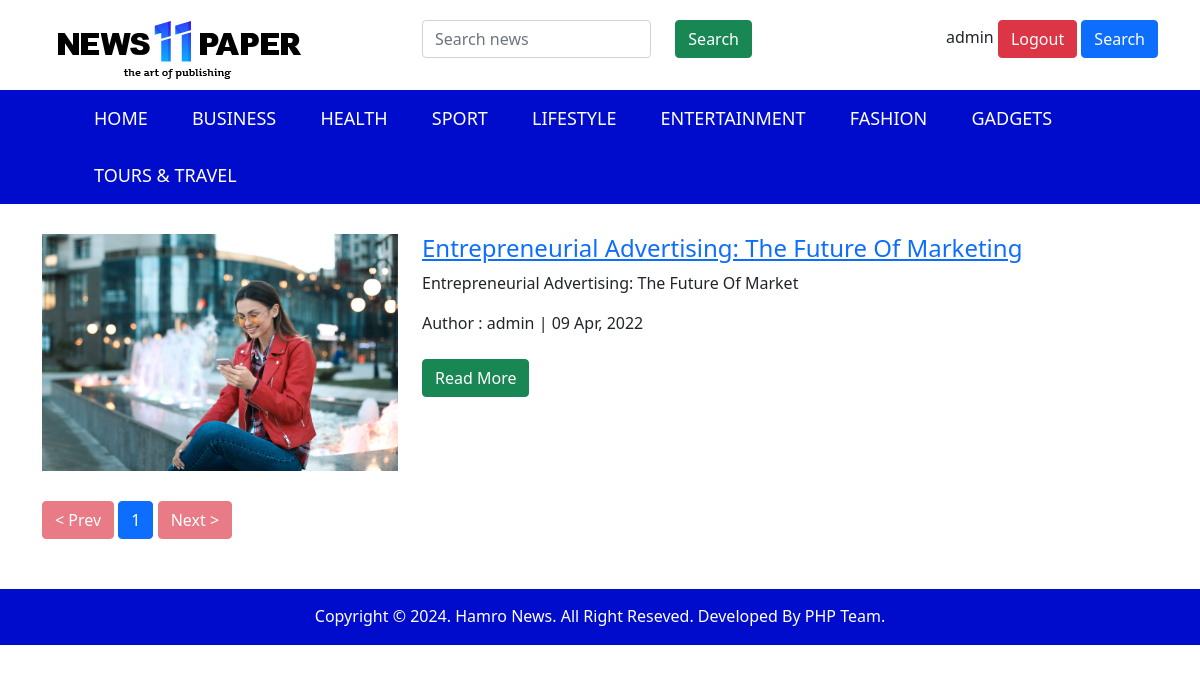
The page /category.php?cat_id=59 (signed in) on the database its author committed.
### tables this page shows
CREATE TABLE `tbl_categories` (
  `id` int(11) NOT NULL,
  `name` varchar(50) NOT NULL,
  `rank` int(11) NOT NULL,
  `status` tinyint(1) NOT NULL DEFAULT 0,
  `created_at` datetime NOT NULL,
  `modified_at` datetime DEFAULT NULL,
  `created_by` varchar(50) NOT NULL,
  `modified_by` varchar(50) DEFAULT NULL
);

CREATE TABLE `tbl_news` (
  `id` int(11) NOT NULL,
  `name` varchar(255) NOT NULL,
  `slug` varchar(255) NOT NULL,
  `category_id` int(11) NOT NULL,
  `short_discription` text NOT NULL,
  `long_description` text NOT NULL,
  `feature_key` tinyint(1) NOT NULL DEFAULT 0,
  `feature_image` varchar(255) DEFAULT NULL,
  `status` tinyint(1) NOT NULL DEFAULT 0,
  `created_by` varchar(50) NOT NULL,
  `created_at` datetime NOT NULL,
  `modified_by` varchar(50) DEFAULT NULL,
  `modified_at` datetime DEFAULT NULL
);

### admin/class/common.class.php (called while the page is built, shortened)
<?php
	abstract class Common{
		function select($sql){
			$db_connect = new mysqli(DB_HOST,DB_USERNAME,DB_PASSWORD,DB_DATABASE);
			$result = $db_connect->query($sql);
			$datas = [];
			if($result->num_rows > 0){
				while ($d = $result->fetch_object()) {
					array_push($datas, $d);
				}
			} else{
				return $datas;
			}
			return $datas;
		}
	}
?>

### admin/class/category.class.php (called while the page is built, shortened)
<?php
	require_once "common.class.php";
	class Category extends Common{
		function getCategoryByRank(){
			$sql = "select * from tbl_categories order by rank";
			return $this->select($sql);
		}
	}
?>

### admin/class/news.class.php (called while the page is built, shortened)
<?php
	require_once "common.class.php";
	class News extends Common{
		public $id, $name, $slug, $category_id, $short_discription, $long_description, $feature_key, $feature_image, $status, $created_by, $created_at, $modified_by, $modified_at;
		function getNewsByCategoryIDForPagination($page){
			$offset = ($page -1) * CATEGORY_NEWS_COUNT;
			$sql = "select * from tbl_news where category_id=$this->category_id limit ".CATEGORY_NEWS_COUNT." offset $offset";
			return $this->select($sql);
		}
		function countNewsByCategoryID(){
			$sql = "select * from tbl_news where category_id=$this->category_id";
			return count($this->select($sql));
		}
	}
?>

### category.php (the view)
<?php
    include_once('./includes/header.php');
    if(!isset($_GET['page'])){
        $page = 1;
    } else{
        $page = $_GET['page'];
    }
    $newsData->set('category_id',$_GET['cat_id']);
    $newsList = $newsData->getNewsByCategoryIDForPagination($page);
    $totalNews = $newsData->countNewsByCategoryID();
?>
<div class="container">
    <div class="archive-news">
        <?php  foreach ($newsList as $item) { ?>
            <div class="feature-news-content" style="margin: 30px 0;">
                <div class="row">
                    <div class="col-sm-4">
                        <div class="feature-news-content-thumbnail">
                            <img src="./admin/images/<?php echo $item->feature_image; ?>" width="100%">
                        </div>
                    </div>
                    <div class="col-sm-8">
                        <a href="news.php?news_slug=<?php echo $item->slug; ?>">
                            <h4><?php echo $item->name; ?></h4>
                        </a>
                        <p><?php echo htmlspecialchars_decode($item->short_discription); ?></p>
                        <span>Author : <?php echo $item->created_by; ?></span> |
                        </span><?php echo date_format(date_create($item->created_at),"d M, Y") ?></span>
                        <br>
                        <br>
                        <a href="news.php?news_slug=<?php echo $item->slug; ?>" class="btn btn-success">Read More</a>
                    </div>
                </div>
            </div>
        <?php } ?>
        <div class="news-pagination" style="margin-bottom: 50px">
            <?php if($totalNews > 0) { ?>
                <?php if($page > 1){ ?>
                    <a href="category.php?cat_id=<?php echo $_GET['cat_id']; ?>&page=<?php echo $page - 1; ?>" class="btn btn-success">
                        < Prev
                    </a>
                <?php } else{ ?>
                    <button class="btn btn-danger" disabled>< Prev </button>
                <?php } ?>
                <?php for ($i=0; $i < $totalNews/CATEGORY_NEWS_COUNT; $i++) {  ?>
                    <a href="category.php?cat_id=<?php echo $_GET['cat_id']; ?>&page=<?php echo $i+1; ?>" class="btn btn-primary"><?php echo $i+1; ?></a>
                <?php } ?>
                <?php if( ($totalNews/CATEGORY_NEWS_COUNT) > $page ){ ?>
                     <a href="category.php?cat_id=<?php echo $_GET['cat_id']; ?>&page=<?php echo $page + 1; ?>" class="btn btn-success">
                        Next >
                    </a>
                <?php } else{ ?>
                    <button class="btn btn-danger" disabled>Next > </button>
                <?php } ?>
            <?php }?>
        </div>
    </div>
</div>
<?php include_once('./includes/footer.php'); ?>

### includes/header.php (shortened to what this page needs)
<?php require_once "config.php";
	$categories = $categoryData->getCategoryByRank();
?>
<!DOCTYPE html>
<html>
<head>
	<link href="https://cdn.jsdelivr.net/npm/bootstrap@5.1.3/dist/css/bootstrap.min.css" rel="stylesheet">
	<link rel="stylesheet" type="text/css" href="css/style.css">
</head>
<body>
	<div class="wrapper">
		<header>
			<div class="header-logo">
				<div class="container">
					<div class="row">
						<div class="col-sm-4">
							<a href="./">
								<img src="./images/logo.webp">
							</a>
						</div>
						<div class="col-sm-4">
							<form action="search.php" method="post" style="margin-top: 20px">
								<div class="row">
									<div class="col-sm-8">
										<input type="text" name="keywords" class="form-control" placeholder="Search news" required>
									</div>
									<div class="col-sm-4">
										<button name="search_btn" class="btn btn-success">Search</button>
									</div>
								</div>
							</form>
						</div>
						<div class="col-sm-4">
							<div style="margin-top: 20px; text-align: right;">
								<?php if(isset($_SESSION['username'])){ ?>
									<span><?php echo $_SESSION['username']; ?></span>
									<a href="logout.php" class="btn btn-danger">Logout</a>
								<?php } else{ ?>
									<a href="register.php" class="btn btn-success">Register</a>
									<a href="login.php" class="btn btn-primary">Login</a>
								<?php } ?>
								<button type="button" class="btn btn-primary" data-bs-toggle="modal" data-bs-target="#exampleModal">Search</button>
							</div>
						</div>
					</div>
				</div>
			</div>
			<div class="header-nav">
				<div class="container">
					<nav>
						<ul>
							<li>
								<a href="./">Home</a>
							</li>
							<?php foreach($categories as $item) { ?>
							<li>
								<a href="category.php?cat_id=<?php echo $item->id; ?>"><?php echo $item->name; ?></a>
							</li>
							<?php } ?>
						</ul>
					</nav>
				</div>
			</div>
		</header>

### css/style.css (style rules this page uses)
body { background: #fff; margin: 0; padding: 0; }
.header-nav { background: #000ccc; }
.header-nav nav ul { text-align: left; }
.header-nav nav ul li { display: inline-block; }
.header-nav nav ul li a { display: inline-block; color: #fff; text-decoration: none; padding: 15px 20px; text-transform: uppercase; font-size: 18px; }

### rows shown on the page
tbl_categories: name "BUSINESS"
tbl_categories: name "HEALTH"
tbl_categories: name "SPORT"
tbl_categories: name "LIFESTYLE"
tbl_categories: name "ENTERTAINMENT"
tbl_categories: name "FASHION"
tbl_categories: name "GADGETS"
tbl_categories: name "TOURS & TRAVEL"
tbl_news: feature_image (picture), name "Entrepreneurial Advertising: The Future Of Marketing", short_discription "Entrepreneurial Advertising: The Future Of Market", created_by "admin", created_at "09 Apr, 2022"

### other values the page prints
$_SESSION['username'] "admin"
Date('Y') "2024"
